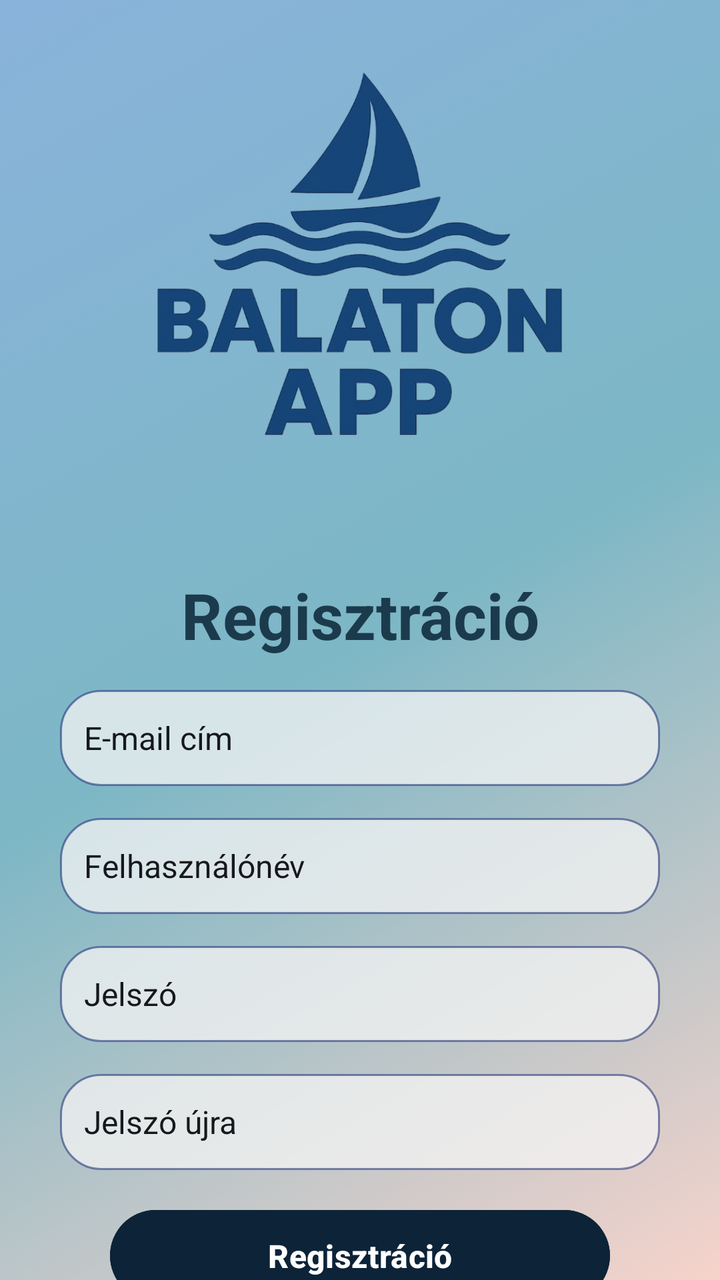
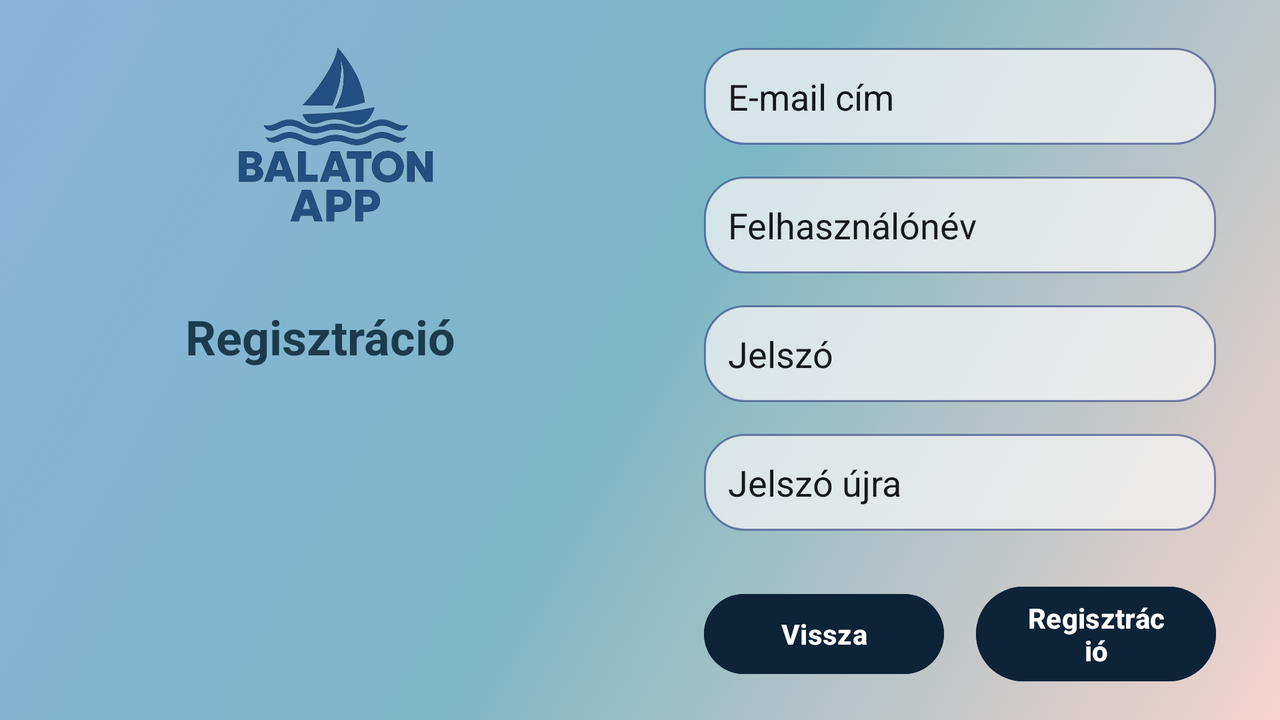

Two renders of one Android screen. The first uses the default layout on a phone; the second uses the alternative layout the repository ships for a different screen configuration, on a matching device. The two XML files are below.
<!-- AndroidManifest.xml: application theme Theme.BalatonApp -->
<!-- res/layout/activity_register.xml -->
<?xml version="1.0" encoding="utf-8"?>
<androidx.constraintlayout.widget.ConstraintLayout
    xmlns:android="http://schemas.android.com/apk/res/android"
    xmlns:app="http://schemas.android.com/apk/res-auto"
    xmlns:tools="http://schemas.android.com/tools"
    android:id="@+id/register"
    android:background="@drawable/background_color"
    android:layout_width="match_parent"
    android:layout_height="match_parent"
    tools:context=".RegisterActivity">

    <ImageView
        android:id="@+id/headerImage"
        android:layout_width="250dp"
        android:layout_height="250dp"
        android:layout_marginTop="20dp"
        android:scaleType="fitCenter"
        android:src="@drawable/balaton_app"
        android:contentDescription="@string/my_image_description"
        android:alpha="1"
        app:layout_constraintTop_toTopOf="parent"
        app:layout_constraintStart_toStartOf="parent"
        app:layout_constraintEnd_toEndOf="parent" />

    <TextView
        android:id="@+id/registrationHeader"
        android:layout_width="0dp"
        android:layout_height="wrap_content"
        android:layout_marginTop="16dp"
        android:gravity="center"
        android:text="@string/registration_title"
        android:textColor="#1B3B4D"
        android:textSize="32sp"
        android:textStyle="bold"
        app:layout_constraintTop_toBottomOf="@id/headerImage"
        app:layout_constraintStart_toStartOf="parent"
        app:layout_constraintEnd_toEndOf="parent" />

    <EditText
        android:id="@+id/editTextEmailRegistration"
        android:minWidth="300dp"
        android:layout_width="wrap_content"
        android:layout_height="wrap_content"
        android:minHeight="48dp"
        android:layout_marginTop="16dp"
        android:layout_marginStart="32dp"
        android:layout_marginEnd="32dp"
        android:background="@drawable/edittext_background"
        android:hint="@string/email"
        android:inputType="textEmailAddress"
        android:autofillHints="emailAddress"
        android:padding="12dp"
        android:textColor="#000000"
        android:textColorHint="#16181B"
        android:textSize="16sp"
        app:layout_constraintTop_toBottomOf="@id/registrationHeader"
        app:layout_constraintStart_toStartOf="parent"
        app:layout_constraintEnd_toEndOf="parent" />

    <EditText
        android:id="@+id/editTextFullName"
        android:minWidth="300dp"
        android:layout_width="wrap_content"
        android:layout_height="wrap_content"
        android:minHeight="48dp"
        android:layout_marginTop="16dp"
        android:layout_marginStart="32dp"
        android:layout_marginEnd="32dp"
        android:background="@drawable/edittext_background"
        android:hint="@string/fullName"
        android:inputType="textPersonName"
        android:autofillHints="name"
        android:padding="12dp"
        android:textColor="#000000"
        android:textColorHint="#16181B"
        android:textSize="16sp"
        app:layout_constraintTop_toBottomOf="@id/editTextEmailRegistration"
        app:layout_constraintStart_toStartOf="parent"
        app:layout_constraintEnd_toEndOf="parent" />

    <EditText
        android:id="@+id/editTextPassword"
        android:minWidth="300dp"
        android:layout_width="wrap_content"
        android:layout_height="wrap_content"
        android:minHeight="48dp"
        android:layout_marginTop="16dp"
        android:layout_marginStart="32dp"
        android:layout_marginEnd="32dp"
        android:background="@drawable/edittext_background"
        android:hint="@string/password"
        android:inputType="textPassword"
        android:autofillHints="password"
        android:padding="12dp"
        android:textColor="#000000"
        android:textColorHint="#16181B"
        android:textSize="16sp"
        app:layout_constraintTop_toBottomOf="@id/editTextFullName"
        app:layout_constraintStart_toStartOf="parent"
        app:layout_constraintEnd_toEndOf="parent" />

    <EditText
        android:id="@+id/editTextPasswordAgain"
        android:minWidth="300dp"
        android:layout_width="wrap_content"
        android:layout_height="wrap_content"
        android:minHeight="48dp"
        android:layout_marginTop="16dp"
        android:layout_marginStart="32dp"
        android:layout_marginEnd="32dp"
        android:background="@drawable/edittext_background"
        android:hint="@string/passwordAgain"
        android:inputType="textPassword"
        android:autofillHints="password"
        android:padding="12dp"
        android:textColor="#000000"
        android:textColorHint="#16181B"
        android:textSize="16sp"
        app:layout_constraintTop_toBottomOf="@id/editTextPassword"
        app:layout_constraintStart_toStartOf="parent"
        app:layout_constraintEnd_toEndOf="parent" />

    <Button
        android:id="@+id/registrationButton"
        android:contentDescription="@string/registration_button_description"
        android:minWidth="250dp"
        android:layout_width="wrap_content"
        android:layout_height="wrap_content"
        android:layout_marginTop="16dp"
        android:layout_marginStart="48dp"
        android:layout_marginEnd="48dp"
        android:backgroundTint="@color/button_color"
        android:padding="12dp"
        android:text="@string/registration"
        android:textColor="#FFFFFF"
        android:textSize="16sp"
        android:textStyle="bold"
        tools:ignore="SpeakableTextPresent"
        app:layout_constraintTop_toBottomOf="@id/editTextPasswordAgain"
        app:layout_constraintStart_toStartOf="parent"
        app:layout_constraintEnd_toEndOf="parent" />

    <Button
        android:id="@+id/backButton"
        android:minWidth="250dp"
        android:layout_width="wrap_content"
        android:layout_height="wrap_content"
        android:layout_marginTop="8dp"
        android:layout_marginStart="48dp"
        android:layout_marginEnd="48dp"
        android:text="@string/back"
        android:backgroundTint="@color/button_color"
        android:textColor="#FFFFFF"
        android:textStyle="bold"
        tools:ignore="SpeakableTextPresent"
        app:layout_constraintTop_toBottomOf="@id/registrationButton"
        app:layout_constraintStart_toStartOf="parent"
        app:layout_constraintEnd_toEndOf="parent" />

</androidx.constraintlayout.widget.ConstraintLayout>
<!-- resources referenced by this layout -->
<resources>
  <color name="button_color">#0C2338</color>
  <!-- drawable background_color (drawable) -->
  <?xml version="1.0" encoding="utf-8"?>
  <selector xmlns:android="http://schemas.android.com/apk/res/android">
      <item>
          <shape>
              <gradient
                  android:startColor="#F6D3CB"
                  android:centerColor="#7DB7C5"
                  android:endColor="#89B3DB"
                  android:angle="135"/>
          </shape>
      </item>
  </selector>
  <!-- drawable balaton_app: png bitmap (drawable, 186230 bytes) -->
  <!-- drawable edittext_background (drawable) -->
  <?xml version="1.0" encoding="utf-8"?>
  <shape xmlns:android="http://schemas.android.com/apk/res/android"
      android:shape="rectangle">
      <solid android:color="#BFF4F4F4"/>
      <stroke android:width="1dp" android:color="#800C1F6D"/>
      <corners android:radius="20dp"/>
      <padding
          android:left="10dp"
          android:top="10dp"
          android:right="10dp"
          android:bottom="10dp" />
  </shape>
  <string name="back">Vissza</string>
  <string name="email">E-mail cím</string>
  <string name="fullName">Felhasználónév</string>
  <string name="my_image_description">Main header picture</string>
  <string name="password">Jelszó</string>
  <string name="passwordAgain">Jelszó újra</string>
  <string name="registration">Regisztráció</string>
  <string name="registration_button_description">Regisztáció gomb</string>
  <string name="registration_title">Regisztráció</string>
  <style name="Theme.BalatonApp" parent="Base.Theme.BalatonApp" />
  <style name="Base.Theme.BalatonApp" parent="Theme.Material3.DayNight.NoActionBar">
          
          
      </style>
</resources>
<!-- res/layout-land/activity_register.xml (the repository's variant of the layout above) -->
<!-- drawn on the phone turned sideways -->
<?xml version="1.0" encoding="utf-8"?>
<androidx.constraintlayout.widget.ConstraintLayout
    xmlns:android="http://schemas.android.com/apk/res/android"
    xmlns:app="http://schemas.android.com/apk/res-auto"
    xmlns:tools="http://schemas.android.com/tools"
    android:id="@+id/register"
    android:layout_width="match_parent"
    android:layout_height="match_parent"
    android:background="@drawable/background_color"
    tools:context=".RegisterActivity">

    <androidx.constraintlayout.widget.Guideline
        android:id="@+id/verticalGuideline"
        android:layout_width="wrap_content"
        android:layout_height="wrap_content"
        android:orientation="vertical"
        app:layout_constraintGuide_percent="0.5" />

    <ImageView
        android:id="@+id/headerImage"
        android:layout_width="120dp"
        android:layout_height="120dp"
        android:layout_marginStart="16dp"
        android:layout_marginTop="16dp"
        android:scaleType="fitCenter"
        android:src="@drawable/balaton_app"
        android:contentDescription="@string/my_image_description"
        android:alpha="0.9"
        app:layout_constraintStart_toStartOf="parent"
        app:layout_constraintTop_toTopOf="parent"
        app:layout_constraintEnd_toStartOf="@id/verticalGuideline" />

    <TextView
        android:id="@+id/registrationHeader"
        android:layout_width="0dp"
        android:layout_height="wrap_content"
        android:layout_marginTop="16dp"
        android:layout_marginStart="32dp"
        android:layout_marginEnd="32dp"
        android:text="@string/registration_title"
        android:textSize="24sp"
        android:textColor="#1B3B4D"
        android:textStyle="bold"
        android:gravity="center"
        app:layout_constraintTop_toBottomOf="@id/headerImage"
        app:layout_constraintStart_toStartOf="parent"
        app:layout_constraintEnd_toStartOf="@id/verticalGuideline" />

    <EditText
        android:id="@+id/editTextEmailRegistration"
        android:layout_width="0dp"
        android:layout_height="wrap_content"
        android:minHeight="48dp"
        android:layout_marginTop="24dp"
        android:layout_marginStart="32dp"
        android:layout_marginEnd="32dp"
        android:hint="@string/email"
        android:inputType="textEmailAddress"
        android:autofillHints="emailAddress"
        android:background="@drawable/edittext_background"
        android:textColor="#000000"
        android:textColorHint="#16181B"
        android:padding="12dp"
        app:layout_constraintTop_toTopOf="parent"
        app:layout_constraintStart_toStartOf="@id/verticalGuideline"
        app:layout_constraintEnd_toEndOf="parent" />

    <EditText
        android:id="@+id/editTextFullName"
        android:layout_width="0dp"
        android:layout_height="wrap_content"
        android:minHeight="48dp"
        android:layout_marginTop="16dp"
        android:layout_marginStart="32dp"
        android:layout_marginEnd="32dp"
        android:hint="@string/fullName"
        android:inputType="textPersonName"
        android:autofillHints="name"
        android:background="@drawable/edittext_background"
        android:textColor="#000000"
        android:textColorHint="#16181B"
        android:padding="12dp"
        app:layout_constraintTop_toBottomOf="@id/editTextEmailRegistration"
        app:layout_constraintStart_toStartOf="@id/verticalGuideline"
        app:layout_constraintEnd_toEndOf="parent" />

    <EditText
        android:id="@+id/editTextPassword"
        android:layout_width="0dp"
        android:layout_height="wrap_content"
        android:minHeight="48dp"
        android:layout_marginTop="16dp"
        android:layout_marginStart="32dp"
        android:layout_marginEnd="32dp"
        android:hint="@string/password"
        android:inputType="textPassword"
        android:autofillHints="password"
        android:background="@drawable/edittext_background"
        android:textColor="#000000"
        android:textColorHint="#16181B"
        android:padding="12dp"
        app:layout_constraintTop_toBottomOf="@id/editTextFullName"
        app:layout_constraintStart_toStartOf="@id/verticalGuideline"
        app:layout_constraintEnd_toEndOf="parent" />

    <EditText
        android:id="@+id/editTextPasswordAgain"
        android:layout_width="0dp"
        android:layout_height="wrap_content"
        android:minHeight="48dp"
        android:layout_marginTop="16dp"
        android:layout_marginStart="32dp"
        android:layout_marginEnd="32dp"
        android:hint="@string/passwordAgain"
        android:inputType="textPassword"
        android:autofillHints="password"
        android:background="@drawable/edittext_background"
        android:textColor="#000000"
        android:textColorHint="#16181B"
        android:padding="12dp"
        app:layout_constraintTop_toBottomOf="@id/editTextPassword"
        app:layout_constraintStart_toStartOf="@id/verticalGuideline"
        app:layout_constraintEnd_toEndOf="parent" />

    <LinearLayout
        android:id="@+id/buttonLayout"
        android:layout_width="0dp"
        android:layout_height="wrap_content"
        android:layout_marginTop="24dp"
        android:layout_marginStart="32dp"
        android:layout_marginEnd="32dp"
        android:gravity="center"
        android:orientation="horizontal"
        app:layout_constraintTop_toBottomOf="@id/editTextPasswordAgain"
        app:layout_constraintStart_toStartOf="@id/verticalGuideline"
        app:layout_constraintEnd_toEndOf="parent">

        <Button
            android:id="@+id/backButton"
            android:layout_width="0dp"
            android:layout_height="wrap_content"
            android:layout_marginEnd="8dp"
            android:layout_weight="1"
            android:text="@string/back"
            android:textColor="#FFFFFF"
            android:textStyle="bold"
            android:backgroundTint="@color/button_color"
            android:contentDescription="@string/back_button_description" />

        <Button
            android:id="@+id/registrationButton"
            android:layout_width="0dp"
            android:layout_height="wrap_content"
            android:layout_marginStart="8dp"
            android:layout_weight="1"
            android:text="@string/registration"
            android:textColor="#FFFFFF"
            android:textStyle="bold"
            android:backgroundTint="@color/button_color"
            android:contentDescription="@string/registration_button_description"
            tools:ignore="OnClick" />
    </LinearLayout>

</androidx.constraintlayout.widget.ConstraintLayout>
<!-- resources referenced by the variant -->
<!-- as the phone turned sideways resolves them -->
<resources>
  <color name="button_color">#0C2338</color>
  <!-- drawable background_color (drawable) -->
  <?xml version="1.0" encoding="utf-8"?>
  <selector xmlns:android="http://schemas.android.com/apk/res/android">
      <item>
          <shape>
              <gradient
                  android:startColor="#F6D3CB"
                  android:centerColor="#7DB7C5"
                  android:endColor="#89B3DB"
                  android:angle="135"/>
          </shape>
      </item>
  </selector>
  <!-- drawable balaton_app: png bitmap (drawable, 186230 bytes) -->
  <!-- drawable edittext_background (drawable) -->
  <?xml version="1.0" encoding="utf-8"?>
  <shape xmlns:android="http://schemas.android.com/apk/res/android"
      android:shape="rectangle">
      <solid android:color="#BFF4F4F4"/>
      <stroke android:width="1dp" android:color="#800C1F6D"/>
      <corners android:radius="20dp"/>
      <padding
          android:left="10dp"
          android:top="10dp"
          android:right="10dp"
          android:bottom="10dp" />
  </shape>
  <string name="back">Vissza</string>
  <string name="back_button_description">Vissza a főoldalra</string>
  <string name="email">E-mail cím</string>
  <string name="fullName">Felhasználónév</string>
  <string name="my_image_description">Main header picture</string>
  <string name="password">Jelszó</string>
  <string name="passwordAgain">Jelszó újra</string>
  <string name="registration">Regisztráció</string>
  <string name="registration_button_description">Regisztáció gomb</string>
  <string name="registration_title">Regisztráció</string>
  <style name="Theme.BalatonApp" parent="Base.Theme.BalatonApp" />
  <style name="Base.Theme.BalatonApp" parent="Theme.Material3.DayNight.NoActionBar">
          
          
      </style>
</resources>
